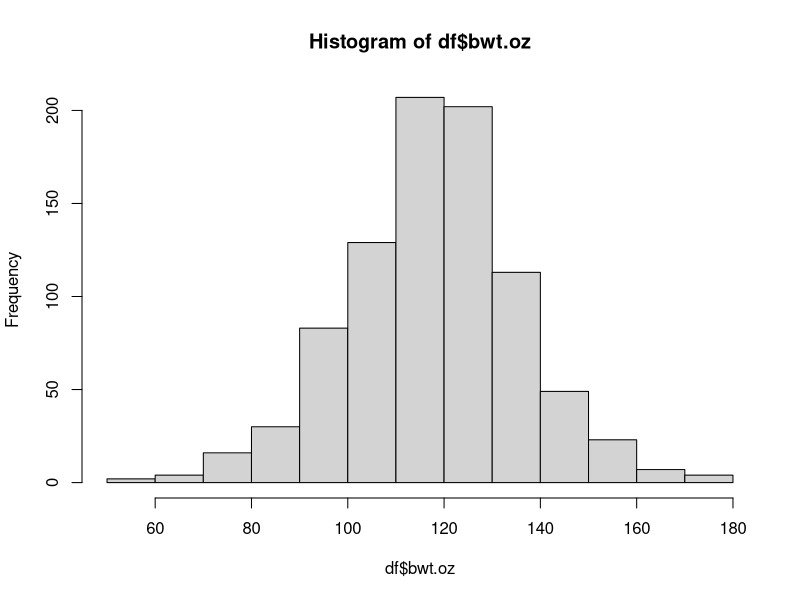
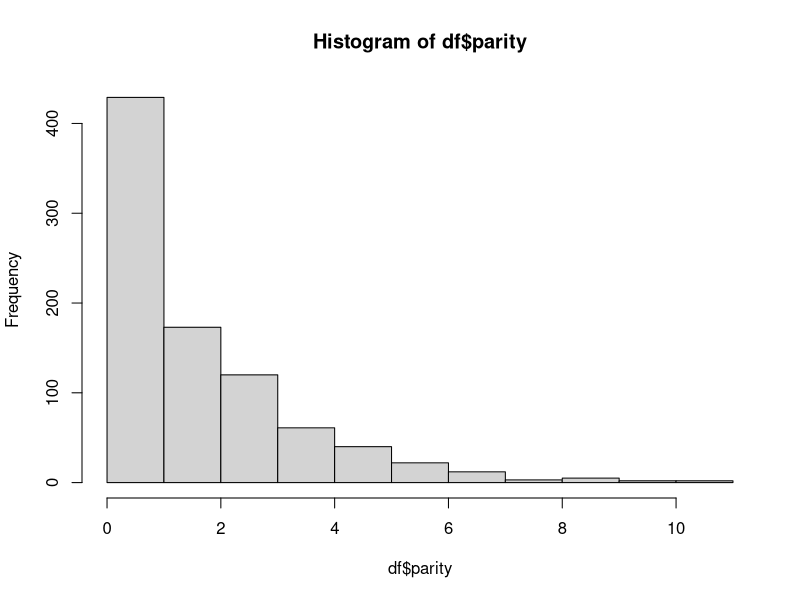
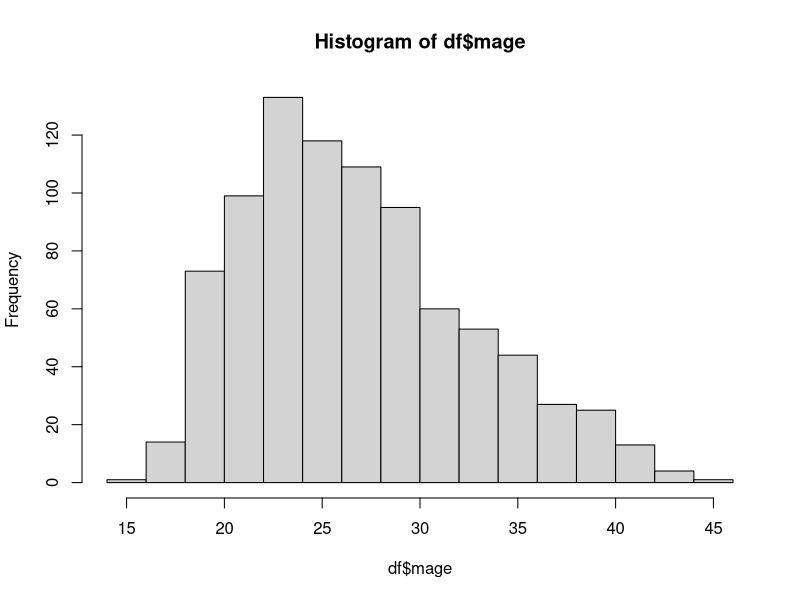
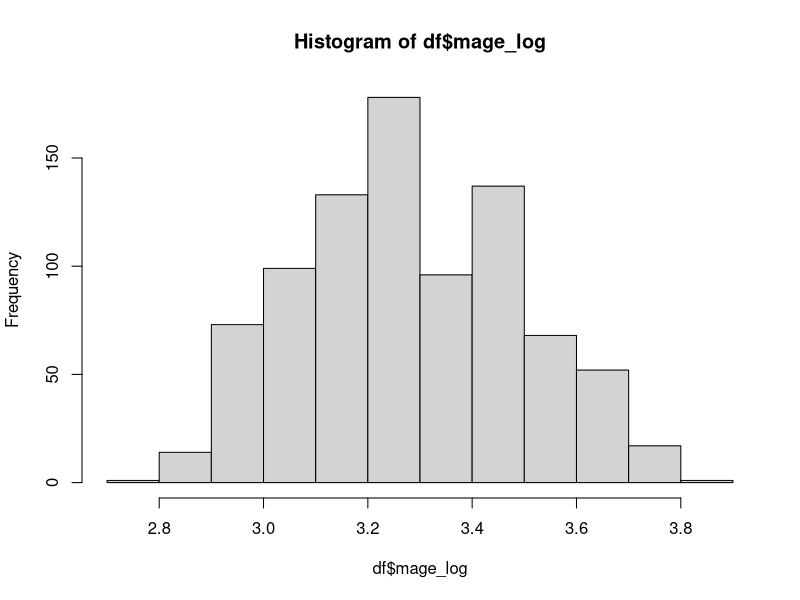
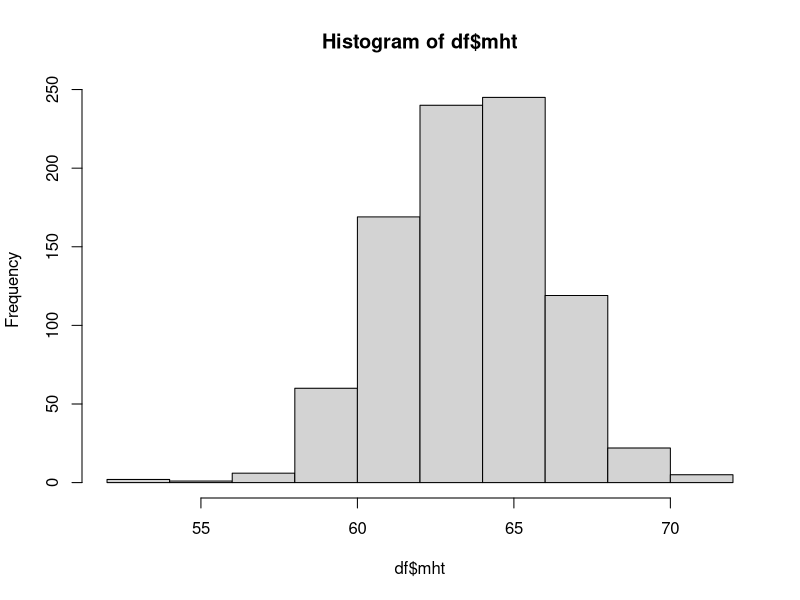
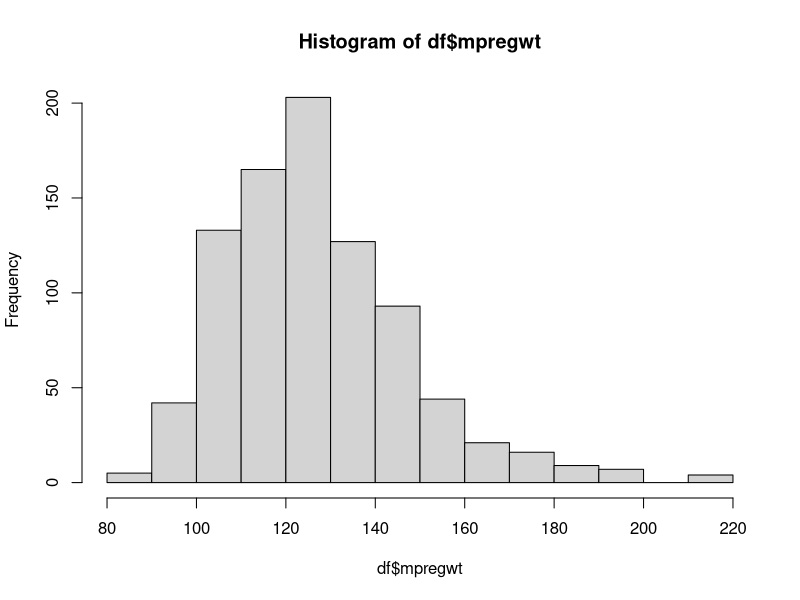
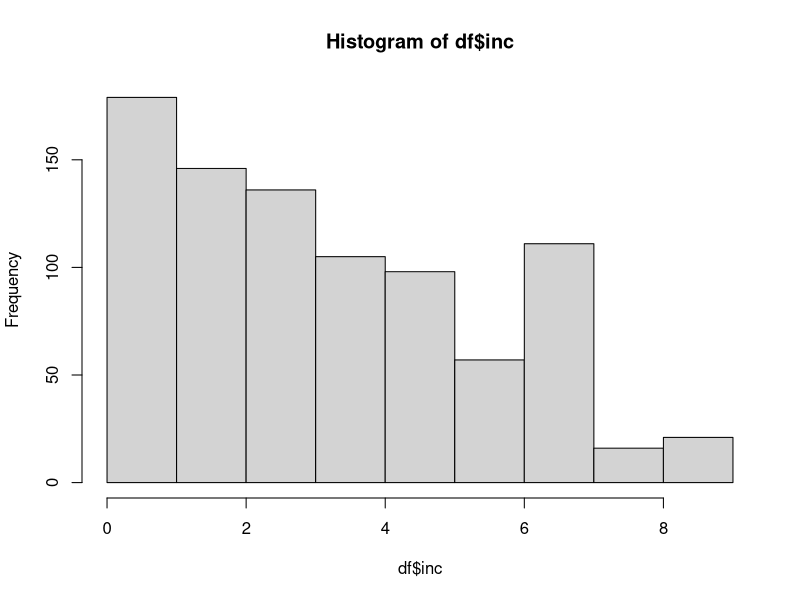
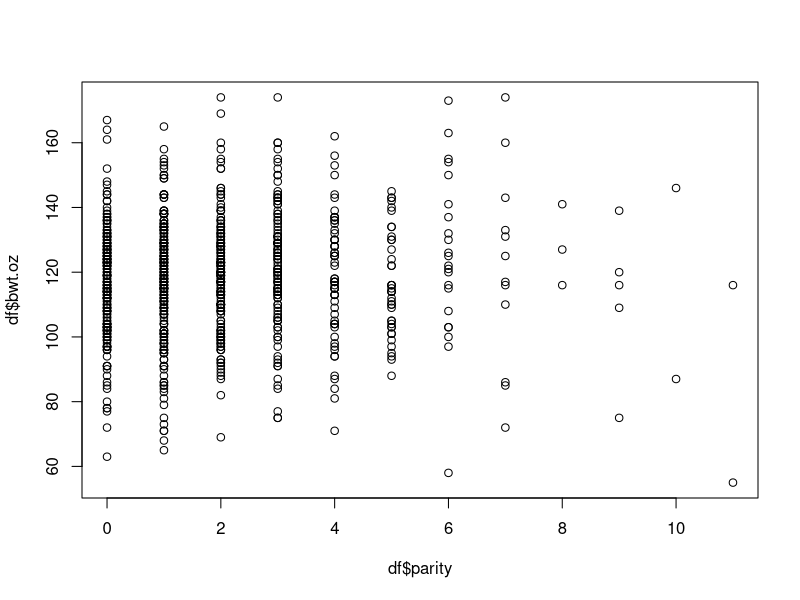

Write the R code that produced these figures, in order.
## ---- chunk 1

options(warn=-1)
options(xtable.comment = FALSE)


library(ggplot2)
library(xtable)
library(rms)


## ---- chunk 2

rm(list = ls())

df <- read.csv("OldFaithful.csv", stringsAsFactors = FALSE, sep = "," ,dec="," )
df$Duration <- as.double(df$Duration)
df$DurationCent <- df$Duration - mean(df$Duration)
## ---- chunk 3

model <- lm(Interval~DurationCent, data=df)

## ---- chunk 4

xtable(model)

#par(mfrow=c(2,2))
#plot(model, which = 1, col=c("blue4"))
#plot(model, which = 2, col=c("blue4"))
#plot(model, which = 3, col=c("blue4"))
#plot(model, which = 5, col=c("blue4"))

## ---- chunk 5

xtable(confint(model))

## ---- chunk 6
df$Date <- as.factor(df$Date)

model_withday <- lm(Interval~DurationCent+Date, data=df)

## ---- chunk 7

ftest_result <- anova(model, model_withday)

xtable(ftest_result)
## ---- chunk 8

set.seed(123) # use whatever number you want

new_df <- df[sample(nrow(df)),]
# Define the number of folds you want
K <- 10
# Define a matrix to save your results into
RSME <- matrix(0,nrow=K,ncol=1)
# Split the row indexes into k equal parts
kth_fold <- cut(seq(1,nrow(df)),breaks=K,labels=FALSE)
# Now write the for loop for the k-fold cross validation


for(k in 1:K){
  # Split your data into the training and test datasets
  test_index <- which(kth_fold==k)
  train <- df[-test_index,]
  test <- df[test_index,]
  
  y_test_pred <- predict(model_withday, test)
  testMSE <- mean((df$Interval- y_test_pred)^2);
  # Now that you've split the data, 
  RSME[k,] <- sqrt(testMSE)
}

RSME_withday = mean(RSME)


for(k in 1:K){
  # Split your data into the training and test datasets
  test_index <- which(kth_fold==k)
  train <- df[-test_index,]
  test <- df[test_index,]
  
  y_test_pred <- predict(model, test)
  testMSE <- mean((df$Interval- y_test_pred)^2);
  # Now that you've split the data, 
  RSME[k,] <- sqrt(testMSE)
}

RSME_normal = mean(RSME)
#RSME_withday
## ---- chunk 9

rm(list = ls())

df <- read.csv("smoking.csv", stringsAsFactors = FALSE, sep = "," ,dec="," )

#Remove gestation
df = subset(df, select = -c(date, gestation))

# collapse race categories from 0 - 5 into one category for race = white
df[df$mrace < 6, ]$mrace = 5
df[df$med <= 7 & df$med >= 6, ]$med = 7


# Factorize 
df$med   <- as.factor(df$med)
df$mrace <- as.factor(df$mrace)
df$smoke <- as.factor(df$smoke)

df$parityCent <- df$parity - mean(df$parity)
df$mageCent <- df$mage - mean(df$mage)
df$mhtCent <- df$mht - mean(df$mht)
df$mpregwtCent <- df$mpregwt - mean(df$mpregwt)


## ---- chunk 10

hist(df$bwt.oz)
# Conclude:  df$bwt.oz is normal distribution 


hist(df$parity)
#df$parity_log <- log(df$parity)
#hist(df$parity_log)

hist(df$mage)
df$mage_log <- log(df$mage)
hist(df$mage_log)

hist(df$mht)
hist(df$mpregwt)
hist(df$inc)

## ---- chunk 11

# Plot 

plot(y = df$bwt.oz, x = df$parity) 
plot(y = df$bwt.oz, x = df$mage_log) 
plot(y = df$bwt.oz, x = df$mht) 
plot(y = df$bwt.oz, x = df$mpregwt) 
plot(y = df$bwt.oz, x = df$inc) 

# Terriable no linear relation ship

## ---- chunk 12

boxplot(bwt.oz~smoke,  data=df)
boxplot(bwt.oz~med,  data=df)
boxplot(bwt.oz~mrace,  data=df)

## ---- chunk 13

ggplot(df,aes(x=parity, y=bwt.oz)) +
  geom_point(alpha = .5,colour="blue4") +
  geom_smooth(method="lm",col="red3") + theme_classic() +
  facet_wrap( ~ med) 

## ---- chunk 14

ggplot(df,aes(x=parity, y=bwt.oz)) +
  geom_point(alpha = .5,colour="blue4") +
  geom_smooth(method="lm",col="red3") + theme_classic() +
  facet_wrap( ~ mrace) 

## ---- chunk 15

ggplot(df,aes(x=parity, y=bwt.oz)) +
  geom_point(alpha = .5,colour="blue4") +
  geom_smooth(method="lm",col="red3") + theme_classic() +
  facet_wrap( ~ smoke) 

## ---- chunk 16

ggplot(df,aes(x=mage, y=bwt.oz)) +
  geom_point(alpha = .5,colour="blue4") +
  geom_smooth(method="lm",col="red3") + theme_classic() +
  facet_wrap( ~ med) 

## ---- chunk 17

ggplot(df,aes(x=mht, y=bwt.oz)) +
  geom_point(alpha = .5,colour="blue4") +
  geom_smooth(method="lm",col="red3") + theme_classic() +
  facet_wrap( ~ med) 

## ---- chunk 18

ggplot(df,aes(x=mpregwt, y=bwt.oz)) +
  geom_point(alpha = .5,colour="blue4") +
  geom_smooth(method="lm",col="red3") + theme_classic() +
  facet_wrap( ~ med) 

## ---- chunk 19

ggplot(df,aes(x=inc, y=bwt.oz)) +
  geom_point(alpha = .5,colour="blue4") +
  geom_smooth(method="lm",col="red3") + theme_classic() +
  facet_wrap( ~ med) 

## ---- chunk 20

ggplot(df,aes(x=inc, y=bwt.oz)) +
  geom_point(alpha = .5,colour="blue4") +
  geom_smooth(method="lm",col="red3") + theme_classic() +
  facet_wrap( ~ mrace) 

## ---- chunk 21

ggplot(df,aes(x=parity, y=bwt.oz)) +
  geom_point(alpha = .5,colour="blue4") +
  geom_smooth(method="lm",col="red3") + theme_classic() +
  facet_wrap( ~ mrace) 

## ---- chunk 22

ggplot(df,aes(x=mht, y=bwt.oz)) +
  geom_point(alpha = .5,colour="blue4") +
  geom_smooth(method="lm",col="red3") + theme_classic() +
  facet_wrap( ~ mrace) 

## ---- chunk 23

ggplot(df,aes(x=mpregwt, y=bwt.oz)) +
  geom_point(alpha = .5,colour="blue4") +
  geom_smooth(method="lm",col="red3") + theme_classic() +
  facet_wrap( ~ mrace) 

## ---- chunk 24

# 
raw_model_1 <- lm(bwt.oz ~ parity + mrace + mage_log + med + mht + mpregwt + inc + smoke, data=df)

raw_model_1 <- lm(bwt.oz ~ parity + mrace + mage_log + mht + mpregwt + inc + smoke, data=df)


raw_model_2 <- lm(bwt.oz ~ parity + mrace*mht + mage_log + mpregwt  + smoke, data=df)

raw_model_3 <- lm(bwt.oz ~ parity + smoke  + mage_log + mpregwt  + mht, data=df)

## ---- chunk 25

#model_null <- lm(bwt.oz~1,data=df)
#raw_full <- lm(bwt.oz ~ parity + mrace + mage_log + med + mht + mpregwt + inc + smoke, data=df)
#
#Model_forward_aic <- step(model_null, scope = formula(raw_full),direction="forward",trace=0)
#
#Model_forward_bic <- step(model_null, scope = formula(raw_full),direction="forward",trace=0, k = #log(n))
#
#
#Model_back_aic <- step(raw_full, direction="backward",trace=0)
#
#Model_back_bic <- step(raw_full, direction="backward",trace=0, k = log(n))
#
#Model_both_aic <- step(model_null, scope = formula(raw_full),direction="both",trace=0)
#
#Model_both_bic <- step(model_null, scope = formula(raw_full),direction="both",trace=0, k = #log(n))

final_model = lm(formula = bwt.oz ~ smoke + mht + mrace + mpregwt + parity, data = df)

# TO Answer :2
#What is a likely range for the difference in birth weights for smokers and non-smokers?
# confint(final_model) 

# TO Answer :3
#
#Is there any evidence that the association between smoking and birth weight differs by mother’s #race? If so, characterize those differences.

ggplot(df,aes(x=smoke, y=bwt.oz, fill=smoke)) +
  geom_boxplot()  +
  scale_fill_brewer(palette="Blues") +
  theme_classic() + theme(legend.position="none") +
  facet_wrap( ~ mrace)
